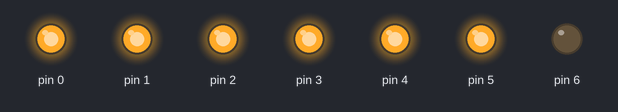
Recording of a sketch running on a simulated Arduino Uno, built with avr-gcc and run on an emulated ATmega328P. Parts: output pins drawn as LEDs (lit = HIGH).

Above: at 0.5 s.
At 1.5 s:
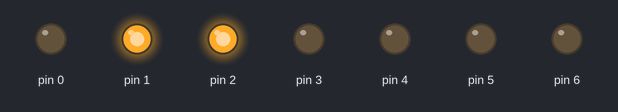
Timing chart, 0 to 3.0 s (numbered marks = the images above):
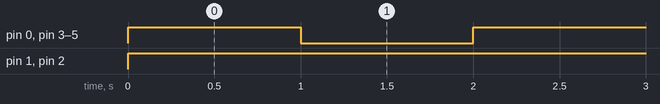

Measured:
- by itself, pin 0, pin 3–5: alternates HIGH for 1.0 s and LOW for 1.0 s
- by itself, pin 1, pin 2: LOW → HIGH at 0.00 s

The sketch:

Display_v1.ino
```cpp
void setup() {
  // put your setup code here, to run once:

  pinMode(0, OUTPUT);
  pinMode(1, OUTPUT);
  pinMode(2, OUTPUT);
  pinMode(3, OUTPUT);
  pinMode(4, OUTPUT);
  pinMode(5, OUTPUT);
  pinMode(6, OUTPUT);
}

void loop() {
  // put your main code here, to run repeatedly:
  digitalWrite (0, HIGH);
  digitalWrite (1, HIGH);
  digitalWrite (2, HIGH);
  digitalWrite (3, HIGH);
  digitalWrite (4, HIGH);
  digitalWrite (5, HIGH);
  digitalWrite (6, LOW);
  delay(1000);// this speeds up the simulation
  digitalWrite (0, LOW);
  digitalWrite (1, HIGH);
  digitalWrite (2, HIGH);
  digitalWrite (3, 0);
  digitalWrite (4, 0);
  digitalWrite (5, 0);
  digitalWrite (6, LOW);
  delay(1000);// this speeds up the simulation


}
```
